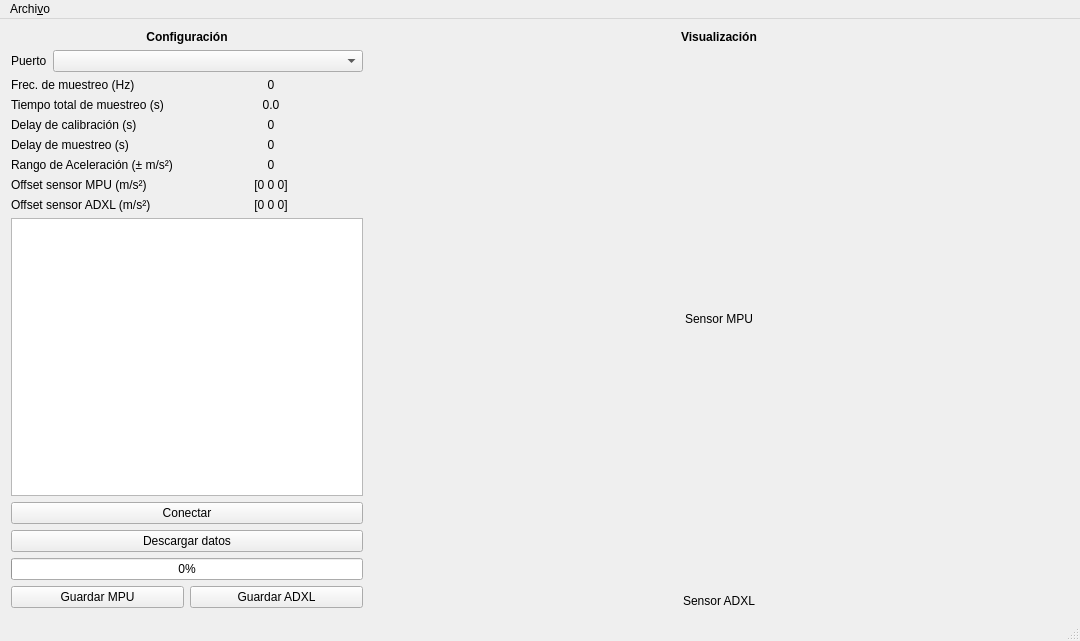
<?xml version="1.0" encoding="UTF-8"?>
<ui version="4.0">
 <class>MainWindow</class>
 <widget class="QMainWindow" name="MainWindow">
  <property name="windowModality">
   <enum>Qt::NonModal</enum>
  </property>
  <property name="geometry">
   <rect>
    <x>0</x>
    <y>0</y>
    <width>1080</width>
    <height>641</height>
   </rect>
  </property>
  <property name="sizePolicy">
   <sizepolicy hsizetype="Expanding" vsizetype="Expanding">
    <horstretch>0</horstretch>
    <verstretch>0</verstretch>
   </sizepolicy>
  </property>
  <property name="minimumSize">
   <size>
    <width>1080</width>
    <height>600</height>
   </size>
  </property>
  <property name="windowTitle">
   <string>MainWindow</string>
  </property>
  <widget class="QWidget" name="centralWidget">
   <property name="sizePolicy">
    <sizepolicy hsizetype="Expanding" vsizetype="Expanding">
     <horstretch>0</horstretch>
     <verstretch>0</verstretch>
    </sizepolicy>
   </property>
   <layout class="QHBoxLayout" name="horizontalLayout_2">
    <item>
     <layout class="QVBoxLayout" name="verticalLayout_2">
      <property name="sizeConstraint">
       <enum>QLayout::SetFixedSize</enum>
      </property>
      <item alignment="Qt::AlignHCenter">
       <widget class="QLabel" name="configurationLabel">
        <property name="sizePolicy">
         <sizepolicy hsizetype="Fixed" vsizetype="Preferred">
          <horstretch>0</horstretch>
          <verstretch>0</verstretch>
         </sizepolicy>
        </property>
        <property name="font">
         <font>
          <weight>75</weight>
          <bold>true</bold>
         </font>
        </property>
        <property name="text">
         <string>Configuración</string>
        </property>
        <property name="alignment">
         <set>Qt::AlignCenter</set>
        </property>
       </widget>
      </item>
      <item>
       <layout class="QFormLayout" name="formLayout_2">
        <item row="0" column="0">
         <widget class="QLabel" name="PuertoLabel">
          <property name="sizePolicy">
           <sizepolicy hsizetype="Minimum" vsizetype="Preferred">
            <horstretch>0</horstretch>
            <verstretch>0</verstretch>
           </sizepolicy>
          </property>
          <property name="text">
           <string>Puerto</string>
          </property>
         </widget>
        </item>
        <item row="0" column="1">
         <widget class="QComboBox" name="serialPortComboBox">
          <property name="sizePolicy">
           <sizepolicy hsizetype="Minimum" vsizetype="Fixed">
            <horstretch>0</horstretch>
            <verstretch>0</verstretch>
           </sizepolicy>
          </property>
         </widget>
        </item>
       </layout>
      </item>
      <item>
       <layout class="QGridLayout" name="gridLayout">
        <item row="2" column="0">
         <widget class="QLabel" name="calDelayLabel">
          <property name="sizePolicy">
           <sizepolicy hsizetype="Minimum" vsizetype="Preferred">
            <horstretch>0</horstretch>
            <verstretch>0</verstretch>
           </sizepolicy>
          </property>
          <property name="text">
           <string>Delay de calibración (s)</string>
          </property>
         </widget>
        </item>
        <item row="5" column="1">
         <widget class="QLabel" name="offsetMPUValLabel">
          <property name="sizePolicy">
           <sizepolicy hsizetype="Minimum" vsizetype="Preferred">
            <horstretch>100</horstretch>
            <verstretch>0</verstretch>
           </sizepolicy>
          </property>
          <property name="text">
           <string>[0 0 0]</string>
          </property>
          <property name="alignment">
           <set>Qt::AlignCenter</set>
          </property>
         </widget>
        </item>
        <item row="3" column="0">
         <widget class="QLabel" name="sampleDelayLabel">
          <property name="sizePolicy">
           <sizepolicy hsizetype="Minimum" vsizetype="Preferred">
            <horstretch>0</horstretch>
            <verstretch>0</verstretch>
           </sizepolicy>
          </property>
          <property name="text">
           <string>Delay de muestreo (s)</string>
          </property>
         </widget>
        </item>
        <item row="0" column="0">
         <widget class="QLabel" name="sampleSpeedLabel">
          <property name="sizePolicy">
           <sizepolicy hsizetype="Minimum" vsizetype="Preferred">
            <horstretch>0</horstretch>
            <verstretch>0</verstretch>
           </sizepolicy>
          </property>
          <property name="text">
           <string>Frec. de muestreo (Hz)</string>
          </property>
         </widget>
        </item>
        <item row="2" column="1">
         <widget class="QLabel" name="calDelayValLabel">
          <property name="sizePolicy">
           <sizepolicy hsizetype="Minimum" vsizetype="Preferred">
            <horstretch>0</horstretch>
            <verstretch>0</verstretch>
           </sizepolicy>
          </property>
          <property name="text">
           <string>0</string>
          </property>
          <property name="alignment">
           <set>Qt::AlignCenter</set>
          </property>
         </widget>
        </item>
        <item row="1" column="1">
         <widget class="QLabel" name="sampleTimeValLabel">
          <property name="sizePolicy">
           <sizepolicy hsizetype="Minimum" vsizetype="Preferred">
            <horstretch>0</horstretch>
            <verstretch>0</verstretch>
           </sizepolicy>
          </property>
          <property name="font">
           <font>
            <weight>50</weight>
            <bold>false</bold>
            <strikeout>false</strikeout>
            <kerning>true</kerning>
           </font>
          </property>
          <property name="text">
           <string>0.0</string>
          </property>
          <property name="alignment">
           <set>Qt::AlignCenter</set>
          </property>
         </widget>
        </item>
        <item row="4" column="0">
         <widget class="QLabel" name="accelRangeLabel">
          <property name="sizePolicy">
           <sizepolicy hsizetype="Minimum" vsizetype="Preferred">
            <horstretch>0</horstretch>
            <verstretch>0</verstretch>
           </sizepolicy>
          </property>
          <property name="text">
           <string>Rango de Aceleración (± m/s²)</string>
          </property>
         </widget>
        </item>
        <item row="6" column="1">
         <widget class="QLabel" name="offsetADXLValLabel">
          <property name="sizePolicy">
           <sizepolicy hsizetype="Minimum" vsizetype="Preferred">
            <horstretch>0</horstretch>
            <verstretch>0</verstretch>
           </sizepolicy>
          </property>
          <property name="text">
           <string>[0 0 0]</string>
          </property>
          <property name="alignment">
           <set>Qt::AlignCenter</set>
          </property>
         </widget>
        </item>
        <item row="4" column="1">
         <widget class="QLabel" name="accelRangeValLabel">
          <property name="sizePolicy">
           <sizepolicy hsizetype="Minimum" vsizetype="Preferred">
            <horstretch>0</horstretch>
            <verstretch>0</verstretch>
           </sizepolicy>
          </property>
          <property name="text">
           <string>0</string>
          </property>
          <property name="alignment">
           <set>Qt::AlignCenter</set>
          </property>
         </widget>
        </item>
        <item row="3" column="1">
         <widget class="QLabel" name="sampleDelayValLabel">
          <property name="sizePolicy">
           <sizepolicy hsizetype="Minimum" vsizetype="Preferred">
            <horstretch>0</horstretch>
            <verstretch>0</verstretch>
           </sizepolicy>
          </property>
          <property name="text">
           <string>0</string>
          </property>
          <property name="alignment">
           <set>Qt::AlignCenter</set>
          </property>
         </widget>
        </item>
        <item row="5" column="0">
         <widget class="QLabel" name="offsetMPULabel">
          <property name="sizePolicy">
           <sizepolicy hsizetype="Minimum" vsizetype="Preferred">
            <horstretch>0</horstretch>
            <verstretch>0</verstretch>
           </sizepolicy>
          </property>
          <property name="text">
           <string>Offset sensor MPU (m/s²)</string>
          </property>
         </widget>
        </item>
        <item row="1" column="0">
         <widget class="QLabel" name="sampleTimeLabel">
          <property name="sizePolicy">
           <sizepolicy hsizetype="Minimum" vsizetype="Preferred">
            <horstretch>0</horstretch>
            <verstretch>0</verstretch>
           </sizepolicy>
          </property>
          <property name="text">
           <string>Tiempo total de muestreo (s)</string>
          </property>
         </widget>
        </item>
        <item row="6" column="0">
         <widget class="QLabel" name="offsetADXLLabel">
          <property name="sizePolicy">
           <sizepolicy hsizetype="Minimum" vsizetype="Preferred">
            <horstretch>0</horstretch>
            <verstretch>0</verstretch>
           </sizepolicy>
          </property>
          <property name="text">
           <string>Offset sensor ADXL (m/s²)</string>
          </property>
         </widget>
        </item>
        <item row="0" column="1">
         <widget class="QLabel" name="sampleSpeedValLabel">
          <property name="sizePolicy">
           <sizepolicy hsizetype="Minimum" vsizetype="Preferred">
            <horstretch>0</horstretch>
            <verstretch>0</verstretch>
           </sizepolicy>
          </property>
          <property name="text">
           <string>0</string>
          </property>
          <property name="alignment">
           <set>Qt::AlignCenter</set>
          </property>
         </widget>
        </item>
       </layout>
      </item>
      <item>
       <widget class="QTextBrowser" name="connectionTextBrowser">
        <property name="sizePolicy">
         <sizepolicy hsizetype="Minimum" vsizetype="Expanding">
          <horstretch>0</horstretch>
          <verstretch>0</verstretch>
         </sizepolicy>
        </property>
       </widget>
      </item>
      <item>
       <widget class="QPushButton" name="connectGetConfPushButton">
        <property name="sizePolicy">
         <sizepolicy hsizetype="Minimum" vsizetype="Fixed">
          <horstretch>0</horstretch>
          <verstretch>0</verstretch>
         </sizepolicy>
        </property>
        <property name="text">
         <string>Conectar</string>
        </property>
       </widget>
      </item>
      <item>
       <widget class="QPushButton" name="getDataPushButton">
        <property name="sizePolicy">
         <sizepolicy hsizetype="Minimum" vsizetype="Fixed">
          <horstretch>0</horstretch>
          <verstretch>0</verstretch>
         </sizepolicy>
        </property>
        <property name="text">
         <string>Descargar datos</string>
        </property>
       </widget>
      </item>
      <item>
       <widget class="QProgressBar" name="downloadProgressBar">
        <property name="sizePolicy">
         <sizepolicy hsizetype="Minimum" vsizetype="Fixed">
          <horstretch>0</horstretch>
          <verstretch>0</verstretch>
         </sizepolicy>
        </property>
        <property name="value">
         <number>0</number>
        </property>
       </widget>
      </item>
      <item>
       <layout class="QHBoxLayout" name="horizontalLayout">
        <item>
         <widget class="QPushButton" name="saveMPUPushButton">
          <property name="sizePolicy">
           <sizepolicy hsizetype="Minimum" vsizetype="Fixed">
            <horstretch>0</horstretch>
            <verstretch>0</verstretch>
           </sizepolicy>
          </property>
          <property name="text">
           <string>Guardar MPU</string>
          </property>
         </widget>
        </item>
        <item>
         <widget class="QPushButton" name="saveADXLPushButton">
          <property name="sizePolicy">
           <sizepolicy hsizetype="Minimum" vsizetype="Fixed">
            <horstretch>0</horstretch>
            <verstretch>0</verstretch>
           </sizepolicy>
          </property>
          <property name="text">
           <string>Guardar ADXL</string>
          </property>
         </widget>
        </item>
       </layout>
      </item>
     </layout>
    </item>
    <item>
     <layout class="QVBoxLayout" name="verticalLayout">
      <property name="sizeConstraint">
       <enum>QLayout::SetDefaultConstraint</enum>
      </property>
      <item>
       <widget class="QLabel" name="label">
        <property name="sizePolicy">
         <sizepolicy hsizetype="Preferred" vsizetype="Fixed">
          <horstretch>0</horstretch>
          <verstretch>0</verstretch>
         </sizepolicy>
        </property>
        <property name="font">
         <font>
          <weight>75</weight>
          <bold>true</bold>
         </font>
        </property>
        <property name="text">
         <string>Visualización</string>
        </property>
        <property name="alignment">
         <set>Qt::AlignCenter</set>
        </property>
       </widget>
      </item>
      <item>
       <widget class="QCustomPlot" name="s1QCustomPlot" native="true">
        <property name="enabled">
         <bool>true</bool>
        </property>
        <property name="sizePolicy">
         <sizepolicy hsizetype="MinimumExpanding" vsizetype="Preferred">
          <horstretch>0</horstretch>
          <verstretch>0</verstretch>
         </sizepolicy>
        </property>
        <property name="minimumSize">
         <size>
          <width>700</width>
          <height>0</height>
         </size>
        </property>
       </widget>
      </item>
      <item alignment="Qt::AlignHCenter">
       <widget class="QLabel" name="sensorALabel">
        <property name="sizePolicy">
         <sizepolicy hsizetype="Preferred" vsizetype="Fixed">
          <horstretch>0</horstretch>
          <verstretch>0</verstretch>
         </sizepolicy>
        </property>
        <property name="text">
         <string>Sensor MPU</string>
        </property>
       </widget>
      </item>
      <item>
       <widget class="QCustomPlot" name="s2QCustomPlot" native="true">
        <property name="sizePolicy">
         <sizepolicy hsizetype="MinimumExpanding" vsizetype="Preferred">
          <horstretch>0</horstretch>
          <verstretch>0</verstretch>
         </sizepolicy>
        </property>
        <property name="minimumSize">
         <size>
          <width>700</width>
          <height>0</height>
         </size>
        </property>
        <property name="autoFillBackground">
         <bool>false</bool>
        </property>
       </widget>
      </item>
      <item alignment="Qt::AlignHCenter">
       <widget class="QLabel" name="sensorBLabel">
        <property name="sizePolicy">
         <sizepolicy hsizetype="Preferred" vsizetype="Fixed">
          <horstretch>0</horstretch>
          <verstretch>0</verstretch>
         </sizepolicy>
        </property>
        <property name="text">
         <string>Sensor ADXL</string>
        </property>
       </widget>
      </item>
     </layout>
    </item>
   </layout>
  </widget>
  <widget class="QMenuBar" name="menuBar">
   <property name="geometry">
    <rect>
     <x>0</x>
     <y>0</y>
     <width>1080</width>
     <height>24</height>
    </rect>
   </property>
   <widget class="QMenu" name="fileMenu">
    <property name="title">
     <string>Archi&amp;vo</string>
    </property>
    <addaction name="aboutAction"/>
    <addaction name="closeAction"/>
   </widget>
   <addaction name="fileMenu"/>
  </widget>
  <widget class="QStatusBar" name="statusBar"/>
  <action name="actionAcerca">
   <property name="text">
    <string>Acerca</string>
   </property>
  </action>
  <action name="closeAction">
   <property name="text">
    <string>&amp;Cerrar</string>
   </property>
  </action>
  <action name="aboutAction">
   <property name="text">
    <string>&amp;Acerca</string>
   </property>
  </action>
 </widget>
 <layoutdefault spacing="6" margin="11"/>
 <customwidgets>
  <customwidget>
   <class>QCustomPlot</class>
   <extends>QWidget</extends>
   <header>qcustomplot.h</header>
   <container>1</container>
  </customwidget>
 </customwidgets>
 <resources/>
 <connections/>
</ui>
